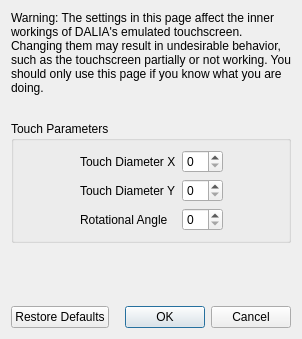
<?xml version="1.0" encoding="UTF-8"?>
<ui version="4.0">
 <class>ConfigureTouchscreenAdvanced</class>
 <widget class="QDialog" name="ConfigureTouchscreenAdvanced">
  <property name="geometry">
   <rect>
    <x>0</x>
    <y>0</y>
    <width>298</width>
    <height>339</height>
   </rect>
  </property>
  <property name="windowTitle">
   <string>Configure Touchscreen</string>
  </property>
  <layout class="QVBoxLayout" name="verticalLayout">
   <item>
    <widget class="QLabel" name="label_2">
     <property name="minimumSize">
      <size>
       <width>280</width>
       <height>0</height>
      </size>
     </property>
     <property name="text">
      <string>Warning: The settings in this page affect the inner workings of DALIA's emulated touchscreen. Changing them may result in undesirable behavior, such as the touchscreen partially or not working. You should only use this page if you know what you are doing.</string>
     </property>
     <property name="wordWrap">
      <bool>true</bool>
     </property>
    </widget>
   </item>
   <item>
    <spacer name="verticalSpacer_2">
     <property name="orientation">
      <enum>Qt::Vertical</enum>
     </property>
     <property name="sizeType">
      <enum>QSizePolicy::Fixed</enum>
     </property>
     <property name="sizeHint" stdset="0">
      <size>
       <width>20</width>
       <height>20</height>
      </size>
     </property>
    </spacer>
   </item>
   <item>
    <widget class="QGroupBox" name="gridGroupBox">
     <property name="title">
      <string>Touch Parameters</string>
     </property>
     <layout class="QGridLayout" name="gridLayout">
      <item row="0" column="0">
       <spacer name="horizontalSpacer">
        <property name="orientation">
         <enum>Qt::Horizontal</enum>
        </property>
        <property name="sizeHint" stdset="0">
         <size>
          <width>40</width>
          <height>20</height>
         </size>
        </property>
       </spacer>
      </item>
      <item row="1" column="1">
       <widget class="QLabel" name="label_4">
        <property name="text">
         <string>Touch Diameter Y</string>
        </property>
       </widget>
      </item>
      <item row="0" column="3">
       <spacer name="horizontalSpacer_2">
        <property name="orientation">
         <enum>Qt::Horizontal</enum>
        </property>
        <property name="sizeHint" stdset="0">
         <size>
          <width>40</width>
          <height>20</height>
         </size>
        </property>
       </spacer>
      </item>
      <item row="0" column="1">
       <widget class="QLabel" name="label_3">
        <property name="text">
         <string>Touch Diameter X</string>
        </property>
       </widget>
      </item>
      <item row="2" column="1">
       <widget class="QLabel" name="label_5">
        <property name="text">
         <string>Rotational Angle</string>
        </property>
       </widget>
      </item>
      <item row="0" column="2">
       <widget class="QSpinBox" name="diameter_x_box"/>
      </item>
      <item row="1" column="2">
       <widget class="QSpinBox" name="diameter_y_box"/>
      </item>
      <item row="2" column="2">
       <widget class="QSpinBox" name="angle_box"/>
      </item>
     </layout>
    </widget>
   </item>
   <item>
    <spacer name="verticalSpacer">
     <property name="orientation">
      <enum>Qt::Vertical</enum>
     </property>
     <property name="sizeHint" stdset="0">
      <size>
       <width>20</width>
       <height>40</height>
      </size>
     </property>
    </spacer>
   </item>
   <item>
    <layout class="QHBoxLayout" name="horizontalLayout">
     <item>
      <widget class="QPushButton" name="restore_defaults_button">
       <property name="text">
        <string>Restore Defaults</string>
       </property>
      </widget>
     </item>
     <item>
      <widget class="QDialogButtonBox" name="buttonBox">
       <property name="standardButtons">
        <set>QDialogButtonBox::Cancel|QDialogButtonBox::Ok</set>
       </property>
      </widget>
     </item>
    </layout>
   </item>
  </layout>
 </widget>
 <resources/>
 <connections>
  <connection>
   <sender>buttonBox</sender>
   <signal>accepted()</signal>
   <receiver>ConfigureTouchscreenAdvanced</receiver>
   <slot>accept()</slot>
  </connection>
  <connection>
   <sender>buttonBox</sender>
   <signal>rejected()</signal>
   <receiver>ConfigureTouchscreenAdvanced</receiver>
   <slot>reject()</slot>
   </connection>
 </connections>
</ui>
